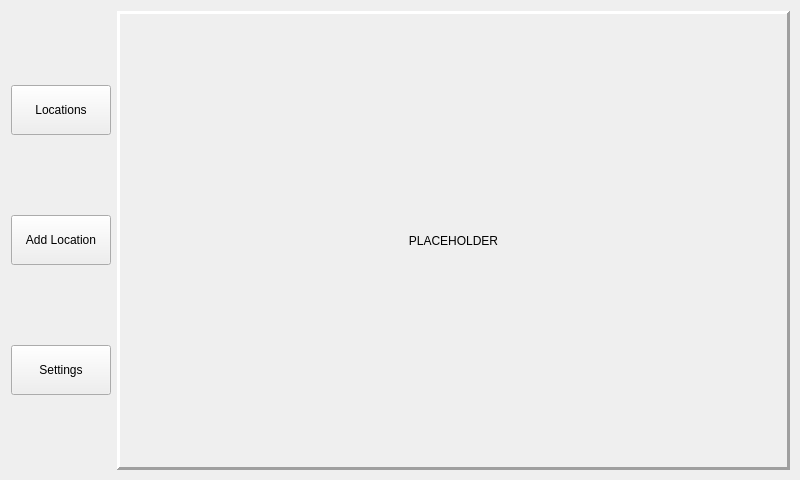
<?xml version="1.0" encoding="UTF-8"?>
<ui version="4.0">
 <class>Widget</class>
 <widget class="QWidget" name="Widget">
  <property name="geometry">
   <rect>
    <x>0</x>
    <y>0</y>
    <width>800</width>
    <height>480</height>
   </rect>
  </property>
  <property name="sizePolicy">
   <sizepolicy hsizetype="Fixed" vsizetype="Fixed">
    <horstretch>0</horstretch>
    <verstretch>0</verstretch>
   </sizepolicy>
  </property>
  <property name="minimumSize">
   <size>
    <width>800</width>
    <height>480</height>
   </size>
  </property>
  <property name="maximumSize">
   <size>
    <width>800</width>
    <height>480</height>
   </size>
  </property>
  <property name="windowTitle">
   <string>RevelesGUI</string>
  </property>
  <widget class="QWidget" name="horizontalLayoutWidget">
   <property name="geometry">
    <rect>
     <x>0</x>
     <y>0</y>
     <width>801</width>
     <height>481</height>
    </rect>
   </property>
   <layout class="QHBoxLayout" name="horizontalLayout">
    <item>
     <layout class="QVBoxLayout" name="verticalLayout">
      <item>
       <widget class="QPushButton" name="locationsScreenPB">
        <property name="maximumSize">
         <size>
          <width>100</width>
          <height>50</height>
         </size>
        </property>
        <property name="text">
         <string>Locations</string>
        </property>
       </widget>
      </item>
      <item>
       <widget class="QPushButton" name="addLocationPB">
        <property name="maximumSize">
         <size>
          <width>100</width>
          <height>50</height>
         </size>
        </property>
        <property name="text">
         <string>Add Location</string>
        </property>
       </widget>
      </item>
      <item>
       <widget class="QPushButton" name="settingsScreenPB">
        <property name="maximumSize">
         <size>
          <width>100</width>
          <height>50</height>
         </size>
        </property>
        <property name="text">
         <string>Settings</string>
        </property>
       </widget>
      </item>
     </layout>
    </item>
    <item>
     <layout class="QVBoxLayout" name="verticalLayout_2">
      <item>
       <widget class="QLabel" name="label">
        <property name="frameShape">
         <enum>QFrame::Panel</enum>
        </property>
        <property name="frameShadow">
         <enum>QFrame::Raised</enum>
        </property>
        <property name="lineWidth">
         <number>3</number>
        </property>
        <property name="text">
         <string>PLACEHOLDER</string>
        </property>
        <property name="alignment">
         <set>Qt::AlignCenter</set>
        </property>
       </widget>
      </item>
     </layout>
    </item>
   </layout>
  </widget>
 </widget>
 <layoutdefault spacing="6" margin="11"/>
 <resources/>
 <connections/>
</ui>
